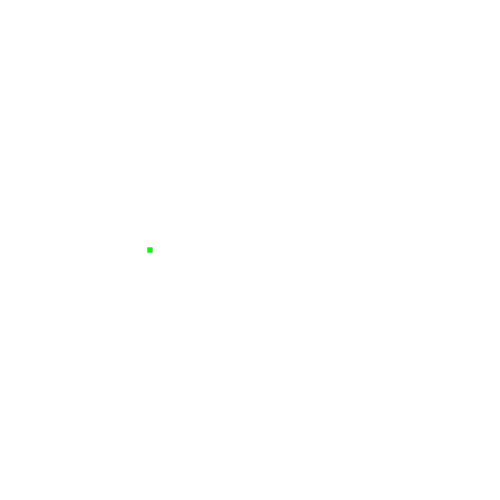
Frame 1 (no input)
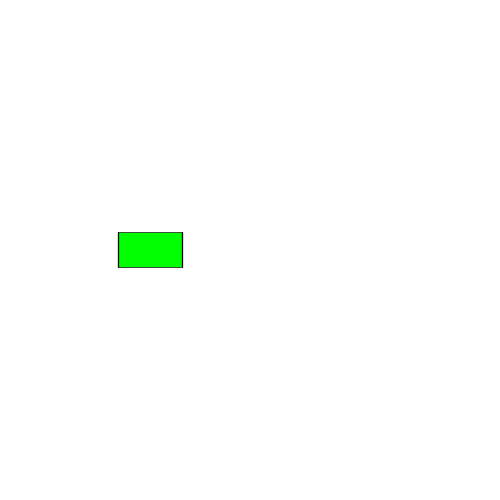
Frame 60 (the mouse pressed at the canvas centre just before this capture)
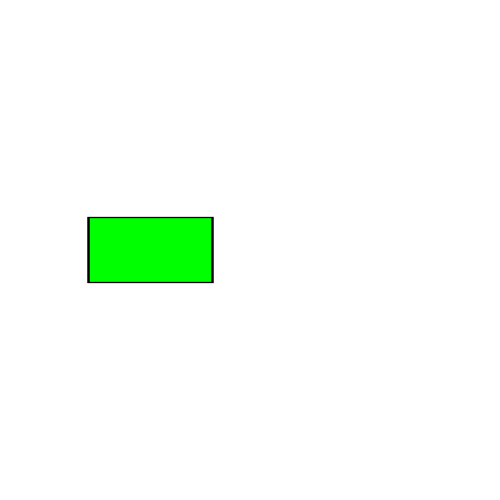
Frame 120 (the mouse held since frame 60 and released just before this capture)

The Processing sketch that drew these frames (run headless with seeded random() and noise(); from frame 60 on, the mouse is pressed at the canvas centre):

// Processing sketch: shear
// ── shear.pde
float shX,shY;

void setup(){
  size(500,500);
  shX=0.1;
  shY=0.1;
  rectMode(CENTER);
  fill(0,255,0);
}

void draw(){
 background(255);
 pushMatrix();
 translate(150,250);
 //shearX(shX);
 //shearY(shY);
 scale(shX,shY);
 rect(0,0,50,50);
 popMatrix();
 shX+=0.02;
 shY+=0.01;
}
